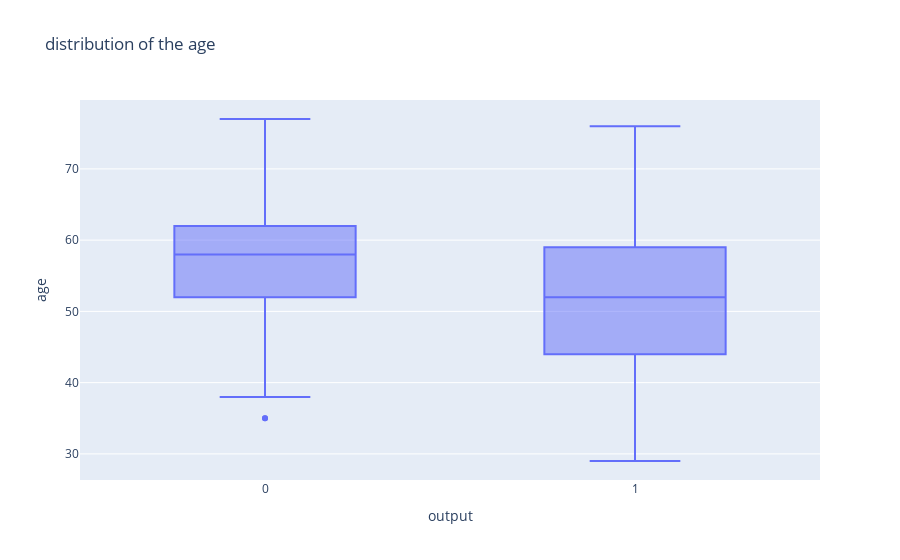

The code cell stored with this chart in its notebook:
### Markdown cell above
#### Box plot
**shows the distribution of quantitative data in a way that facilitates comparisons between variables**

### Code cell
fig = px.box(data, y='age', x='output',title=f'distribution of the age')
fig.show()

### Figure 1 — Plotly figure (JSON) as saved in the notebook; plotly's stock layout.template omitted (floating-point values rounded to 4 significant figures; data arrays with more than 128 entries replaced by an {"elided": "..."} marker saying what was removed)
{"data": [{"alignmentgroup": "True", "hovertemplate": "output=%{x}<br>age=%{y}<extra></extra>", "legendgroup": "", "marker": {"color": "#636efa"}, "name": "", "notched": false, "offsetgroup": "", "orientation": "v", "showlegend": false, "type": "box", "x": {"elided": "303 int values"}, "x0": " ", "xaxis": "x", "y": {"elided": "303 int values"}, "y0": " ", "yaxis": "y"}], "layout": {"boxmode": "group", "legend": {"tracegroupgap": 0}, "title": {"text": "distribution of the age"}, "xaxis": {"anchor": "y", "domain": [0, 1], "title": {"text": "output"}}, "yaxis": {"anchor": "x", "domain": [0, 1], "title": {"text": "age"}}}}
